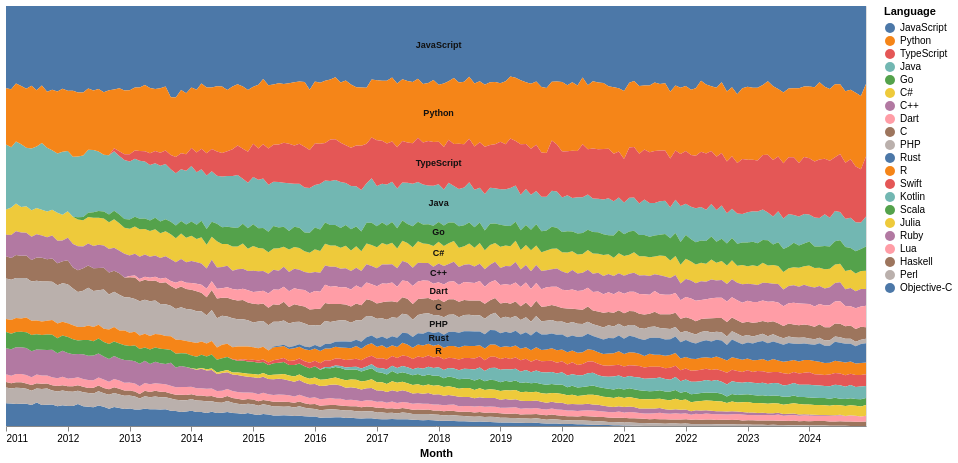

Express this chart as Vega-Lite.
### Vega-Lite specification from a JSON file in a GitHub repository (floating-point values rounded to 4 significant figures; data arrays with more than 128 entries replaced by an {"elided": "..."} marker saying what was removed)
{"config": {"view": {"continuousWidth": 300, "continuousHeight": 300}, "title": {"anchor": "middle"}}, "layer": [{"data": {"name": "data-f4cf30f2cf32dcdaeec1565844875f5d"}, "mark": {"type": "area"}, "encoding": {"color": {"field": "language", "sort": ["JavaScript", "Python", "TypeScript", "Java", "Go", "C#", "C++", "Dart", "C", "PHP", "Rust", "R", "Swift", "Kotlin", "Scala", "Julia", "Ruby", "Lua", "Haskell", "Perl", "Objective-C"], "title": "Language", "type": "nominal"}, "order": {"field": "pop_rank", "sort": "descending", "type": "quantitative"}, "tooltip": [{"field": "month", "type": "temporal"}, {"field": "language", "type": "nominal"}, {"field": "share_pct", "format": ".2f", "type": "quantitative"}], "x": {"field": "month", "title": "Month", "type": "temporal"}, "y": {"field": "share_pct", "scale": {"domain": [0, 100], "nice": false}, "stack": "zero", "title": "Share (%)", "type": "quantitative"}}}, {"data": {"name": "data-b0abe9b3704c43caa3275b38e61eb288"}, "mark": {"type": "text", "align": "center", "baseline": "middle", "fontSize": 9, "fontWeight": "bold"}, "encoding": {"color": {"value": "#111111"}, "text": {"field": "language", "type": "nominal"}, "x": {"field": "month", "title": "Month", "type": "temporal"}, "y": {"axis": null, "field": "y_center", "scale": {"domain": [0, 100], "nice": false}, "type": "quantitative"}}}], "height": 420, "resolve": {"scale": {"x": "shared", "y": "shared"}}, "width": 860, "$schema": "https://vega.github.io/schema/vega-lite/v6.4.1.json", "datasets": {"data-f4cf30f2cf32dcdaeec1565844875f5d": {"elided": "3229 records"}, "data-b0abe9b3704c43caa3275b38e61eb288": [{"month": "2018-01-01T00:00:00", "language": "R", "y_center": 17.97}, {"month": "2018-01-01T00:00:00", "language": "Rust", "y_center": 20.87}, {"month": "2018-01-01T00:00:00", "language": "PHP", "y_center": 24.37}, {"month": "2018-01-01T00:00:00", "language": "C", "y_center": 28.3}, {"month": "2018-01-01T00:00:00", "language": "Dart", "y_center": 32.24}, {"month": "2018-01-01T00:00:00", "language": "C++", "y_center": 36.48}, {"month": "2018-01-01T00:00:00", "language": "C#", "y_center": 41.29}, {"month": "2018-01-01T00:00:00", "language": "Go", "y_center": 46.22}, {"month": "2018-01-01T00:00:00", "language": "Java", "y_center": 53.06}, {"month": "2018-01-01T00:00:00", "language": "TypeScript", "y_center": 62.63}, {"month": "2018-01-01T00:00:00", "language": "Python", "y_center": 74.47}, {"month": "2018-01-01T00:00:00", "language": "JavaScript", "y_center": 90.62}]}}
